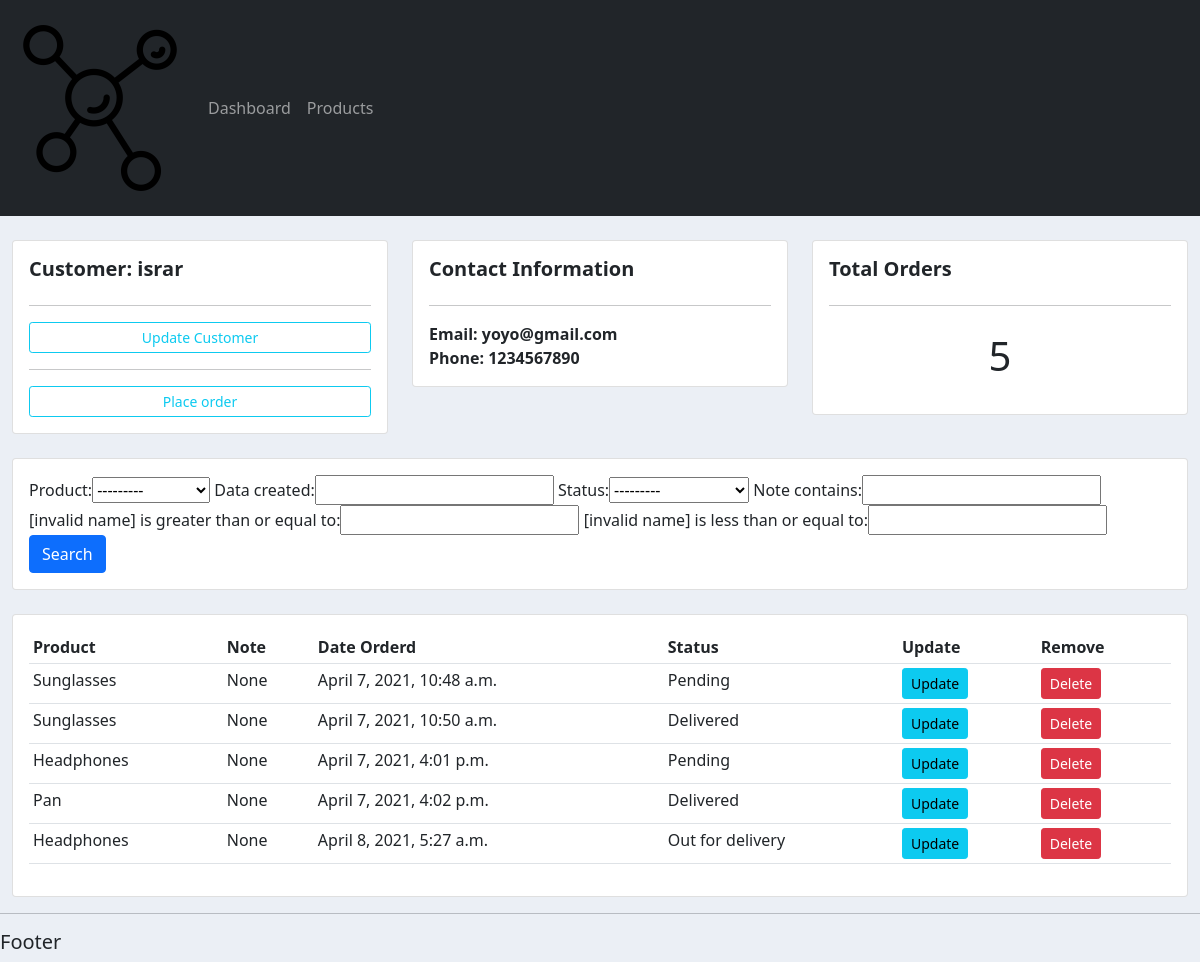
The app's page /customer/2/ with its own data.
### accounts/models.py (models this page shows, shortened)
class Customer(models.Model):
    name = models.CharField(max_length=200, null=True)
    phone = models.CharField(max_length=200, null=True)
    email = models.EmailField(max_length=200, null=True)
    data_created = models.DateTimeField(auto_now_add=True, null=True)

class Order(models.Model):
    STATUS = (
			('Pending', 'Pending'),
			('Out for delivery', 'Out for delivery'),
			('Delivered', 'Delivered'),
			)
    customer = models.ForeignKey(Customer, null=True, on_delete=models.SET_NULL)
    product = models.ForeignKey(Product, null=True, on_delete=models.SET_NULL)
    data_created = models.DateTimeField(auto_now_add=True, null=True)
    status = models.CharField(max_length=200, null=True, choices=STATUS)
    note = models.CharField(max_length=1000, null=True)

class Product(models.Model):
    CATEGORY = (
			('Indoor', 'Indoor'),
			('Out Door', 'Out Door'),
			)
    name = models.CharField(max_length=200, null=True)
    price = models.DecimalField(max_digits=10, decimal_places=5, null=True)
    category = models.CharField(max_length=200, null=True, choices=CATEGORY)
    description = models.CharField(max_length=200, null=True)
    data_created = models.DateTimeField(auto_now_add=True, null=True)
    tags = models.ManyToManyField(Tag)
    def __str__(self):
        return self.name

### accounts/views.py (the view)
# urls.py: path('customer/<str:pk>/', views.customer, name="customer"),
def customer(request, pk):
    customer = Customer.objects.get(id=pk)
    orders = customer.order_set.all()
    order_count = orders.count()
    myFilter = OrderFilter(request.GET, queryset=orders)
    orders = myFilter.qs
    context={'customer':customer, 'orders':orders, 'order_count':order_count, 'myFilter':myFilter}
    return render(request, 'accounts/customer.html', context)

### accounts/templates/accounts/customer.html
{% extends 'accounts/main.html' %}
{% block content %}
<br>
<div class="row">
	<div class="col-md">
		<div class="card card-body">
			<h5><b>Customer: {{customer.name}}</b></h5>
			<hr>
			<a class="btn btn-outline-info  btn-sm btn-block" href="">Update Customer</a>
			<hr>
			<a class="btn btn-outline-info  btn-sm btn-block" href="{% url 'accounts:create_order' customer.id %}">Place order</a>
		</div>
	</div>
	<div class="col-md">
		<div class="card card-body">
			<h5><b>Contact Information</b></h5>
			<hr>
			<span style="font-weight: bold;" >Email: {{customer.email}}</span>
			<span style="font-weight: bold;" >Phone: {{customer.phone}}</span>
		</div>
	</div>
	<div class="col-md">
		<div class="card card-body">
			<h5><b>Total Orders</b></h5>
			<hr>
			<h1 style="text-align: center;padding: 10px">{{order_count}}</h1>
		</div>
	</div>
</div>
<br>
<div class="row">
	<div class="col">
		<div class="card card-body">
			<form method="get">
				{{myFilter.form}}
		    	<button class="btn btn-primary" type="submit">Search</button>
			</form>
		</div>
	</div>
</div>
<br>
<div class="row">
	<div class="col-md">
		<div class="card card-body">
			<table class="table table-sm">
				<tr>
					<th>Product</th>
					<th>Note</th>
					<th>Date Orderd</th>
					<th>Status</th>
					<th>Update</th>
					<th>Remove</th>
				</tr>
					{% for order in orders %}
					<tr>
						<td>{{order.product}}</td>
						<td>{{order.note}}</td>
						<td>{{order.data_created}}</td>
						<td>{{order.status}}</td>
						<td><a class="btn btn-sm btn-info" href="{% url 'accounts:update_order' order.id %}">Update</a></td>
						<td><a class="btn btn-sm btn-danger" href="{% url 'accounts:delete_order' order.id %}">Delete</a></td>
					</tr>
					{% endfor %}
			</table>
		</div>
	</div>
</div>
{% endblock %}

### accounts/static/css/main.css (style rules this page uses)
body { background-color: #ebeff5; }

### records on screen
Customer: name "israr", email "yoyo@gmail.com", phone "1234567890"
Order: product "Sunglasses", note "None", data_created "April 7, 2021, 10:48 a.m.", status "Pending"
Order: product "Sunglasses", note "None", data_created "April 7, 2021, 10:50 a.m.", status "Delivered"
Order: product "Headphones", note "None", data_created "April 7, 2021, 4:01 p.m.", status "Pending"
Order: product "Pan", note "None", data_created "April 7, 2021, 4:02 p.m.", status "Delivered"
Order: product "Headphones", note "None", data_created "April 8, 2021, 5:27 a.m.", status "Out for delivery"

### other values on screen
{{ order_count }} "5"
